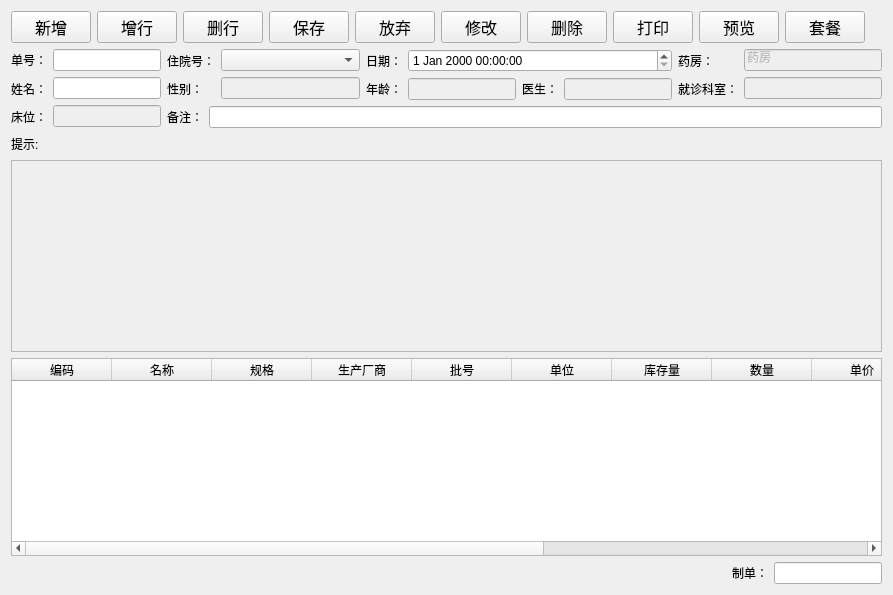
<?xml version="1.0" encoding="UTF-8"?>
<ui version="4.0">
 <class>HospitalisationCharge</class>
 <widget class="QWidget" name="HospitalisationCharge">
  <property name="geometry">
   <rect>
    <x>0</x>
    <y>0</y>
    <width>893</width>
    <height>595</height>
   </rect>
  </property>
  <property name="windowTitle">
   <string>住院收费</string>
  </property>
  <layout class="QVBoxLayout" name="verticalLayout_2">
   <item>
    <layout class="QHBoxLayout" name="horizontalLayout_5">
     <item>
      <widget class="QPushButton" name="addButton">
       <property name="sizePolicy">
        <sizepolicy hsizetype="Fixed" vsizetype="Fixed">
         <horstretch>0</horstretch>
         <verstretch>0</verstretch>
        </sizepolicy>
       </property>
       <property name="font">
        <font>
         <family>Agency FB</family>
         <pointsize>12</pointsize>
        </font>
       </property>
       <property name="text">
        <string>新增</string>
       </property>
      </widget>
     </item>
     <item>
      <widget class="QPushButton" name="addrowButton">
       <property name="sizePolicy">
        <sizepolicy hsizetype="Fixed" vsizetype="Fixed">
         <horstretch>0</horstretch>
         <verstretch>0</verstretch>
        </sizepolicy>
       </property>
       <property name="font">
        <font>
         <family>Agency FB</family>
         <pointsize>12</pointsize>
        </font>
       </property>
       <property name="text">
        <string>增行</string>
       </property>
      </widget>
     </item>
     <item>
      <widget class="QPushButton" name="deleterowButton">
       <property name="sizePolicy">
        <sizepolicy hsizetype="Fixed" vsizetype="Fixed">
         <horstretch>0</horstretch>
         <verstretch>0</verstretch>
        </sizepolicy>
       </property>
       <property name="font">
        <font>
         <family>Agency FB</family>
         <pointsize>12</pointsize>
        </font>
       </property>
       <property name="text">
        <string>删行</string>
       </property>
      </widget>
     </item>
     <item>
      <widget class="QPushButton" name="saveButton">
       <property name="sizePolicy">
        <sizepolicy hsizetype="Fixed" vsizetype="Fixed">
         <horstretch>0</horstretch>
         <verstretch>0</verstretch>
        </sizepolicy>
       </property>
       <property name="font">
        <font>
         <family>Agency FB</family>
         <pointsize>12</pointsize>
        </font>
       </property>
       <property name="text">
        <string>保存</string>
       </property>
      </widget>
     </item>
     <item>
      <widget class="QPushButton" name="discardButton">
       <property name="sizePolicy">
        <sizepolicy hsizetype="Fixed" vsizetype="Fixed">
         <horstretch>0</horstretch>
         <verstretch>0</verstretch>
        </sizepolicy>
       </property>
       <property name="font">
        <font>
         <family>Agency FB</family>
         <pointsize>12</pointsize>
        </font>
       </property>
       <property name="text">
        <string>放弃</string>
       </property>
      </widget>
     </item>
     <item>
      <widget class="QPushButton" name="editButton">
       <property name="sizePolicy">
        <sizepolicy hsizetype="Fixed" vsizetype="Fixed">
         <horstretch>0</horstretch>
         <verstretch>0</verstretch>
        </sizepolicy>
       </property>
       <property name="font">
        <font>
         <family>Agency FB</family>
         <pointsize>12</pointsize>
        </font>
       </property>
       <property name="text">
        <string>修改</string>
       </property>
      </widget>
     </item>
     <item>
      <widget class="QPushButton" name="deleteButton">
       <property name="sizePolicy">
        <sizepolicy hsizetype="Fixed" vsizetype="Fixed">
         <horstretch>0</horstretch>
         <verstretch>0</verstretch>
        </sizepolicy>
       </property>
       <property name="font">
        <font>
         <family>Agency FB</family>
         <pointsize>12</pointsize>
        </font>
       </property>
       <property name="text">
        <string>删除</string>
       </property>
      </widget>
     </item>
     <item>
      <widget class="QPushButton" name="printButton">
       <property name="sizePolicy">
        <sizepolicy hsizetype="Fixed" vsizetype="Fixed">
         <horstretch>0</horstretch>
         <verstretch>0</verstretch>
        </sizepolicy>
       </property>
       <property name="font">
        <font>
         <family>Agency FB</family>
         <pointsize>12</pointsize>
        </font>
       </property>
       <property name="text">
        <string>打印</string>
       </property>
      </widget>
     </item>
     <item>
      <widget class="QPushButton" name="previewButton">
       <property name="sizePolicy">
        <sizepolicy hsizetype="Fixed" vsizetype="Fixed">
         <horstretch>0</horstretch>
         <verstretch>0</verstretch>
        </sizepolicy>
       </property>
       <property name="font">
        <font>
         <family>Agency FB</family>
         <pointsize>12</pointsize>
        </font>
       </property>
       <property name="text">
        <string>预览</string>
       </property>
      </widget>
     </item>
     <item>
      <widget class="QPushButton" name="packageButton">
       <property name="sizePolicy">
        <sizepolicy hsizetype="Fixed" vsizetype="Fixed">
         <horstretch>0</horstretch>
         <verstretch>0</verstretch>
        </sizepolicy>
       </property>
       <property name="font">
        <font>
         <family>Agency FB</family>
         <pointsize>12</pointsize>
        </font>
       </property>
       <property name="text">
        <string>套餐</string>
       </property>
      </widget>
     </item>
     <item>
      <spacer name="horizontalSpacer_3">
       <property name="orientation">
        <enum>Qt::Horizontal</enum>
       </property>
       <property name="sizeHint" stdset="0">
        <size>
         <width>40</width>
         <height>20</height>
        </size>
       </property>
      </spacer>
     </item>
    </layout>
   </item>
   <item>
    <layout class="QVBoxLayout" name="verticalLayout_11">
     <item>
      <layout class="QHBoxLayout" name="horizontalLayout_4">
       <item>
        <layout class="QVBoxLayout" name="verticalLayout">
         <item>
          <widget class="QLabel" name="label">
           <property name="text">
            <string>单号：</string>
           </property>
          </widget>
         </item>
         <item>
          <widget class="QLabel" name="label_2">
           <property name="text">
            <string>姓名：</string>
           </property>
          </widget>
         </item>
         <item>
          <widget class="QLabel" name="label_10">
           <property name="text">
            <string>床位：</string>
           </property>
          </widget>
         </item>
        </layout>
       </item>
       <item>
        <layout class="QVBoxLayout" name="verticalLayout_3">
         <item>
          <widget class="QLineEdit" name="sheetNoEdit">
           <property name="sizePolicy">
            <sizepolicy hsizetype="Fixed" vsizetype="Fixed">
             <horstretch>0</horstretch>
             <verstretch>0</verstretch>
            </sizepolicy>
           </property>
          </widget>
         </item>
         <item>
          <widget class="QLineEdit" name="nameEdit">
           <property name="enabled">
            <bool>true</bool>
           </property>
           <property name="sizePolicy">
            <sizepolicy hsizetype="Fixed" vsizetype="Fixed">
             <horstretch>0</horstretch>
             <verstretch>0</verstretch>
            </sizepolicy>
           </property>
          </widget>
         </item>
         <item>
          <widget class="QLineEdit" name="bedEdit">
           <property name="enabled">
            <bool>false</bool>
           </property>
           <property name="sizePolicy">
            <sizepolicy hsizetype="Fixed" vsizetype="Fixed">
             <horstretch>0</horstretch>
             <verstretch>0</verstretch>
            </sizepolicy>
           </property>
          </widget>
         </item>
        </layout>
       </item>
       <item>
        <layout class="QVBoxLayout" name="verticalLayout_10">
         <item>
          <layout class="QHBoxLayout" name="horizontalLayout_2">
           <item>
            <layout class="QVBoxLayout" name="verticalLayout_4">
             <item>
              <widget class="QLabel" name="label_6">
               <property name="text">
                <string>住院号：</string>
               </property>
              </widget>
             </item>
             <item>
              <widget class="QLabel" name="label_8">
               <property name="text">
                <string>性别：</string>
               </property>
              </widget>
             </item>
            </layout>
           </item>
           <item>
            <layout class="QVBoxLayout" name="verticalLayout_5">
             <item>
              <widget class="QComboBox" name="hospitalisationNocomboBox">
               <property name="sizePolicy">
                <sizepolicy hsizetype="Expanding" vsizetype="Fixed">
                 <horstretch>0</horstretch>
                 <verstretch>0</verstretch>
                </sizepolicy>
               </property>
              </widget>
             </item>
             <item>
              <widget class="QLineEdit" name="genderEdit">
               <property name="enabled">
                <bool>false</bool>
               </property>
              </widget>
             </item>
            </layout>
           </item>
           <item>
            <layout class="QVBoxLayout" name="verticalLayout_6">
             <item>
              <widget class="QLabel" name="label_5">
               <property name="text">
                <string>日期：</string>
               </property>
              </widget>
             </item>
             <item>
              <widget class="QLabel" name="label_9">
               <property name="text">
                <string>年龄：</string>
               </property>
              </widget>
             </item>
            </layout>
           </item>
           <item>
            <layout class="QVBoxLayout" name="verticalLayout_7">
             <item>
              <widget class="QDateTimeEdit" name="dateTimeEdit"/>
             </item>
             <item>
              <layout class="QHBoxLayout" name="horizontalLayout">
               <item>
                <widget class="QLineEdit" name="ageEdit">
                 <property name="enabled">
                  <bool>false</bool>
                 </property>
                </widget>
               </item>
               <item>
                <widget class="QLabel" name="label_3">
                 <property name="text">
                  <string>医生：</string>
                 </property>
                </widget>
               </item>
               <item>
                <widget class="QLineEdit" name="doctorEdit">
                 <property name="enabled">
                  <bool>false</bool>
                 </property>
                </widget>
               </item>
              </layout>
             </item>
            </layout>
           </item>
           <item>
            <layout class="QVBoxLayout" name="verticalLayout_8">
             <item>
              <widget class="QLabel" name="label_7">
               <property name="text">
                <string>药房：</string>
               </property>
              </widget>
             </item>
             <item>
              <widget class="QLabel" name="label_4">
               <property name="text">
                <string>就诊科室：</string>
               </property>
              </widget>
             </item>
            </layout>
           </item>
           <item>
            <layout class="QVBoxLayout" name="verticalLayout_9">
             <item>
              <widget class="QLineEdit" name="warehouseEdit">
               <property name="enabled">
                <bool>false</bool>
               </property>
               <property name="sizePolicy">
                <sizepolicy hsizetype="Expanding" vsizetype="Fixed">
                 <horstretch>0</horstretch>
                 <verstretch>0</verstretch>
                </sizepolicy>
               </property>
               <property name="text">
                <string>药房</string>
               </property>
              </widget>
             </item>
             <item>
              <widget class="QLineEdit" name="departmentEdit">
               <property name="enabled">
                <bool>false</bool>
               </property>
              </widget>
             </item>
            </layout>
           </item>
          </layout>
         </item>
         <item>
          <layout class="QHBoxLayout" name="horizontalLayout_3">
           <item>
            <widget class="QLabel" name="label_11">
             <property name="text">
              <string>备注：</string>
             </property>
            </widget>
           </item>
           <item>
            <widget class="QLineEdit" name="remarkEdit">
             <property name="enabled">
              <bool>true</bool>
             </property>
             <property name="sizePolicy">
              <sizepolicy hsizetype="Expanding" vsizetype="Fixed">
               <horstretch>0</horstretch>
               <verstretch>0</verstretch>
              </sizepolicy>
             </property>
             <property name="text">
              <string/>
             </property>
            </widget>
           </item>
          </layout>
         </item>
        </layout>
       </item>
      </layout>
     </item>
     <item>
      <layout class="QHBoxLayout" name="horizontalLayout_14">
       <item>
        <widget class="QLabel" name="label_12">
         <property name="text">
          <string>提示:</string>
         </property>
        </widget>
       </item>
       <item>
        <spacer name="horizontalSpacer">
         <property name="orientation">
          <enum>Qt::Horizontal</enum>
         </property>
         <property name="sizeHint" stdset="0">
          <size>
           <width>40</width>
           <height>20</height>
          </size>
         </property>
        </spacer>
       </item>
      </layout>
     </item>
     <item>
      <widget class="QTextEdit" name="hintEdit">
       <property name="enabled">
        <bool>false</bool>
       </property>
       <property name="sizePolicy">
        <sizepolicy hsizetype="Expanding" vsizetype="Minimum">
         <horstretch>0</horstretch>
         <verstretch>0</verstretch>
        </sizepolicy>
       </property>
       <property name="font">
        <font>
         <family>Agency FB</family>
         <pointsize>12</pointsize>
        </font>
       </property>
      </widget>
     </item>
     <item>
      <widget class="QTableWidget" name="tableWidget">
       <property name="sortingEnabled">
        <bool>true</bool>
       </property>
       <attribute name="verticalHeaderShowSortIndicator" stdset="0">
        <bool>false</bool>
       </attribute>
       <attribute name="verticalHeaderStretchLastSection">
        <bool>false</bool>
       </attribute>
       <column>
        <property name="text">
         <string>编码</string>
        </property>
       </column>
       <column>
        <property name="text">
         <string>名称</string>
        </property>
       </column>
       <column>
        <property name="text">
         <string>规格</string>
        </property>
       </column>
       <column>
        <property name="text">
         <string>生产厂商</string>
        </property>
       </column>
       <column>
        <property name="text">
         <string>批号</string>
        </property>
       </column>
       <column>
        <property name="text">
         <string>单位</string>
        </property>
       </column>
       <column>
        <property name="text">
         <string>库存量</string>
        </property>
       </column>
       <column>
        <property name="text">
         <string>数量</string>
        </property>
       </column>
       <column>
        <property name="text">
         <string>单价</string>
        </property>
       </column>
       <column>
        <property name="text">
         <string>金额</string>
        </property>
       </column>
       <column>
        <property name="text">
         <string>住院收据</string>
        </property>
       </column>
       <column>
        <property name="text">
         <string>医药分类</string>
        </property>
       </column>
       <column>
        <property name="text">
         <string>住院分类</string>
        </property>
       </column>
      </widget>
     </item>
     <item>
      <layout class="QHBoxLayout" name="horizontalLayout_19">
       <item>
        <spacer name="horizontalSpacer_2">
         <property name="orientation">
          <enum>Qt::Horizontal</enum>
         </property>
         <property name="sizeHint" stdset="0">
          <size>
           <width>40</width>
           <height>20</height>
          </size>
         </property>
        </spacer>
       </item>
       <item>
        <widget class="QLabel" name="label_13">
         <property name="text">
          <string>制单：</string>
         </property>
        </widget>
       </item>
       <item>
        <widget class="QLineEdit" name="sheetmakerEdit">
         <property name="sizePolicy">
          <sizepolicy hsizetype="Fixed" vsizetype="Fixed">
           <horstretch>0</horstretch>
           <verstretch>0</verstretch>
          </sizepolicy>
         </property>
        </widget>
       </item>
      </layout>
     </item>
    </layout>
   </item>
  </layout>
 </widget>
 <layoutdefault spacing="6" margin="11"/>
 <resources/>
 <connections/>
</ui>
